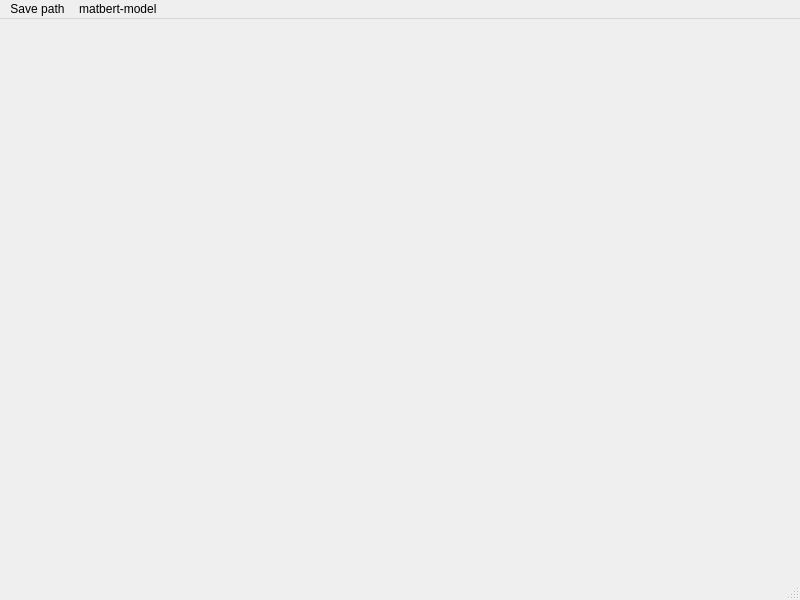
<?xml version="1.0" encoding="UTF-8"?>
<ui version="4.0">
 <class>MainWindow</class>
 <widget class="QMainWindow" name="MainWindow">
  <property name="geometry">
   <rect>
    <x>0</x>
    <y>0</y>
    <width>800</width>
    <height>600</height>
   </rect>
  </property>
  <property name="windowTitle">
   <string>MainWindow</string>
  </property>
  <widget class="QWidget" name="centralwidget"/>
  <widget class="QMenuBar" name="menubar">
   <property name="geometry">
    <rect>
     <x>0</x>
     <y>0</y>
     <width>800</width>
     <height>26</height>
    </rect>
   </property>
   <widget class="QMenu" name="menumatbert_model">
    <property name="title">
     <string>matbert-model </string>
    </property>
    <addaction name="actionmodel_umap"/>
    <addaction name="actionmodel_plot"/>
    <addaction name="actioncosine_similarity"/>
   </widget>
   <widget class="QMenu" name="menuSave_path">
    <property name="title">
     <string>Save path</string>
    </property>
    <addaction name="actionSave_path"/>
   </widget>
   <addaction name="menuSave_path"/>
   <addaction name="menumatbert_model"/>
  </widget>
  <widget class="QStatusBar" name="statusbar"/>
  <action name="actionmodel_umap">
   <property name="text">
    <string>umap</string>
   </property>
  </action>
  <action name="actionmodel_plot">
   <property name="text">
    <string>plot</string>
   </property>
  </action>
  <action name="actioncosine_similarity">
   <property name="text">
    <string>cosine similarity ranking</string>
   </property>
  </action>
  <action name="actionSave_path">
   <property name="text">
    <string>Save path</string>
   </property>
  </action>
 </widget>
 <resources/>
 <connections/>
</ui>
